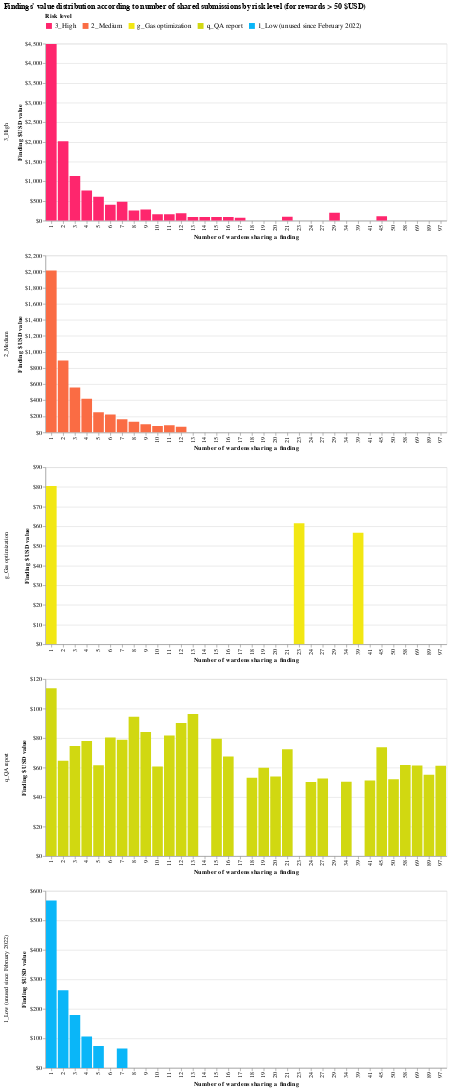

Notebook cell for this chart:
### Code cell
alt.Chart(df.groupby(["risk_label", "split"])["awardUSD"].median().reset_index(),
          title="Findings' value distribution according to number of shared submissions by risk level (for rewards > 50 $USD)"
).transform_filter(
    (alt.datum.risk_label != "0_Very low (unused since February 2022)") & (alt.datum.awardUSD > 50)
).mark_bar().encode(
    x=alt.X("split:O", title="Number of wardens sharing a finding", axis=alt.Axis()),
    y=alt.Y("awardUSD:Q", title="Finding $USD value", axis=alt.Axis(format='$,.0f')),
    color=alt.Color(
        'risk_label:N', 
        title="Risk level",
        scale=alt.Scale(domain=ordered_legend_reports_labels[:-1], range=label_colors[:-1]),
        legend=alt.Legend(orient="top", labelFontSize=12, labelLimit=250),
    ),
    row=alt.Row("risk_label:N", sort=ordered_legend_reports_labels[:-1], title=""),
    tooltip=["risk_label:N", "split:O", "awardUSD:Q"]
).resolve_scale(
    y='independent'
).resolve_axis(
    x='independent'
).interactive()

### Figure 1 — Vega-Lite specification as saved in the notebook (floating-point values rounded to 4 significant figures; data arrays with more than 128 entries replaced by an {"elided": "..."} marker saying what was removed)
{"config": {"view": {"continuousWidth": 300, "continuousHeight": 300}}, "data": {"name": "data-e2024854d11b989f5e11b09bdc58dbad"}, "mark": {"type": "bar"}, "encoding": {"color": {"field": "risk_label", "legend": {"labelFontSize": 12, "labelLimit": 250, "orient": "top"}, "scale": {"domain": ["3_High", "2_Medium", "g_Gas optimization", "q_QA report", "1_Low (unused since February 2022)"], "range": ["#FE266D", "#FA6C44", "#F2E713", "#D1D811", "#0AB6F8"]}, "title": "Risk level", "type": "nominal"}, "row": {"field": "risk_label", "sort": ["3_High", "2_Medium", "g_Gas optimization", "q_QA report", "1_Low (unused since February 2022)"], "title": "", "type": "nominal"}, "tooltip": [{"field": "risk_label", "type": "nominal"}, {"field": "split", "type": "ordinal"}, {"field": "awardUSD", "type": "quantitative"}], "x": {"axis": {}, "field": "split", "title": "Number of wardens sharing a finding", "type": "ordinal"}, "y": {"axis": {"format": "$,.0f"}, "field": "awardUSD", "title": "Finding $USD value", "type": "quantitative"}}, "params": [{"name": "param_1", "select": {"type": "interval", "encodings": ["x", "y"]}, "bind": "scales"}], "resolve": {"axis": {"x": "independent"}, "scale": {"y": "independent"}}, "title": "Findings' value distribution according to number of shared submissions by risk level (for rewards > 50 $USD)", "transform": [{"filter": "((datum.risk_label !== '0_Very low (unused since February 2022)') && (datum.awardUSD > 50))"}], "$schema": "https://vega.github.io/schema/vega-lite/v5.16.3.json", "datasets": {"data-e2024854d11b989f5e11b09bdc58dbad": {"elided": "227 records"}}}
